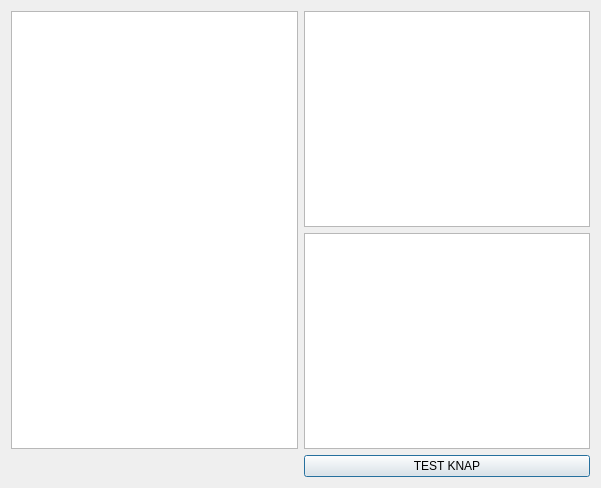
<?xml version="1.0" encoding="UTF-8"?>
<ui version="4.0">
 <class>StatistikBankenDialogBase</class>
 <widget class="QDialog" name="StatistikBankenDialogBase">
  <property name="geometry">
   <rect>
    <x>0</x>
    <y>0</y>
    <width>601</width>
    <height>488</height>
   </rect>
  </property>
  <property name="windowTitle">
   <string>Statistikbanken</string>
  </property>
  <layout class="QGridLayout" name="gridLayout">
   <item row="1" column="1">
    <widget class="QListView" name="listView_2"/>
   </item>
   <item row="0" column="1">
    <widget class="QListView" name="listView"/>
   </item>
   <item row="2" column="1">
    <widget class="QPushButton" name="pushButton">
     <property name="text">
      <string>TEST KNAP</string>
     </property>
    </widget>
   </item>
   <item row="0" column="0" rowspan="2">
    <widget class="QTreeView" name="treeView">
     <property name="headerHidden">
      <bool>false</bool>
     </property>
    </widget>
   </item>
  </layout>
 </widget>
 <resources/>
 <connections/>
</ui>
